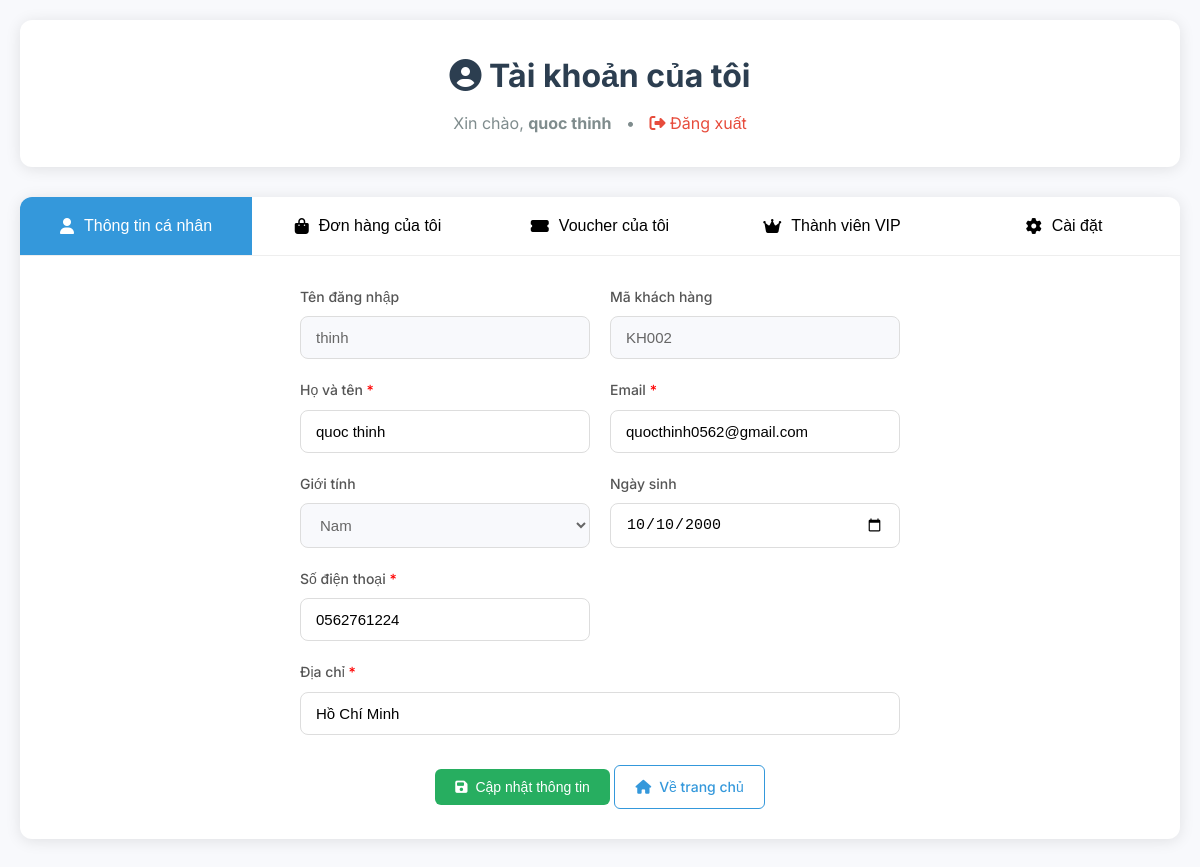
The app's page /view/profile.php (signed in) with its own data.
### tables this page shows
CREATE TABLE `taikhoan` (
  `ID` int(11) NOT NULL,
  `MATK` varchar(10) NOT NULL,
  `TENDANGNHAP` varchar(50) DEFAULT NULL,
  `MATKHAU` varchar(255) DEFAULT NULL,
  `MAKH` varchar(10) NOT NULL,
  `VAITRO` varchar(20) DEFAULT 'user'
);

CREATE TABLE `khachhang` (
  `ID` int(11) NOT NULL,
  `MAKH` varchar(10) NOT NULL,
  `TENKH` varchar(100) DEFAULT NULL,
  `GIOITINH` varchar(10) DEFAULT NULL,
  `NGAYSINH` date DEFAULT NULL,
  `DIACHI` varchar(500) DEFAULT NULL,
  `SDT` varchar(15) DEFAULT NULL,
  `EMAIL` varchar(100) DEFAULT NULL
);

### view/profile.php (the view, shortened to what this page needs)
<?php
$db = new Database();
$conn = $db->getConnection();
$username = $_SESSION['username'];
$stmt = $conn->prepare("SELECT t.TENDANGNHAP, t.MAKH, k.TENKH, k.EMAIL, k.GIOITINH, k.NGAYSINH, k.DIACHI, k.SDT
    FROM taikhoan t
    JOIN khachhang k ON t.MAKH = k.MAKH
    WHERE t.TENDANGNHAP = ?");
$stmt->execute([$username]);
$userInfo = $stmt->fetch(PDO::FETCH_ASSOC);
$currentTab = $_GET['tab'] ?? 'profile';
?>
<!DOCTYPE html>
<html lang="vi">
<head>
    <link rel="stylesheet" href="https://cdnjs.cloudflare.com/ajax/libs/font-awesome/6.5.0/css/all.min.css">
    <link href="https://cdn.jsdelivr.net/npm/bootstrap-icons@1.11.1/font/bootstrap-icons.css" rel="stylesheet">
</head>
<body>
    <div class="container">
        <div class="profile-header">
            <h1><i class="fas fa-user-circle"></i> Tài khoản của tôi</h1>
            <div class="user-info">
                Xin chào, <strong><?php echo htmlspecialchars($userInfo['TENKH']); ?></strong>
                <span style="margin: 0 10px;">•</span>
                <a href="/web_3/view/logout.php" style="color: #e74c3c; text-decoration: none;">
                    <i class="fas fa-sign-out-alt"></i> Đăng xuất
                </a>
            </div>
        </div>
        <div class="tabs">
            <div class="tab-nav">
                <button class="tab-btn <?php echo $currentTab === 'profile' ? 'active' : ''; ?>" onclick="switchTab('profile')">
                    <i class="fas fa-user"></i> Thông tin cá nhân
                </button>
                <button class="tab-btn <?php echo $currentTab === 'orders' ? 'active' : ''; ?>" onclick="switchTab('orders')">
                    <i class="fas fa-shopping-bag"></i> Đơn hàng của tôi
                </button>
                <button class="tab-btn <?php echo $currentTab === 'vouchers' ? 'active' : ''; ?>" onclick="switchTab('vouchers')">
                    <i class="fas fa-ticket-alt"></i> Voucher của tôi
                </button>
                <button class="tab-btn <?php echo $currentTab === 'membership' ? 'active' : ''; ?>" onclick="switchTab('membership')">
                    <i class="fas fa-crown"></i> Thành viên VIP
                </button>
                <button class="tab-btn <?php echo $currentTab === 'settings' ? 'active' : ''; ?>" onclick="switchTab('settings')">
                    <i class="fas fa-cog"></i> Cài đặt
                </button>
            </div>            <div class="tab-content">
                <div class="tab-pane <?php echo $currentTab === 'profile' ? 'active' : ''; ?>" id="profile-tab">
                    <form method="POST" class="profile-form">
                        <div class="form-row">
                            <div class="form-group">
                                <label class="form-label">Tên đăng nhập</label>
                                <input type="text" class="form-control" value="<?php echo htmlspecialchars($userInfo['TENDANGNHAP']); ?>" readonly>
                            </div>
                            <div class="form-group">
                                <label class="form-label">Mã khách hàng</label>
                                <input type="text" class="form-control" value="<?php echo htmlspecialchars($userInfo['MAKH']); ?>" readonly>
                            </div>
                        </div>
                        <div class="form-row">
                            <div class="form-group">
                                <label class="form-label">Họ và tên <span style="color: red;">*</span></label>
                                <input type="text" name="TENKH" class="form-control" value="<?php echo htmlspecialchars($userInfo['TENKH']); ?>" required>
                            </div>
                            <div class="form-group">
                                <label class="form-label">Email <span style="color: red;">*</span></label>
                                <input type="email" name="EMAIL" class="form-control" value="<?php echo htmlspecialchars($userInfo['EMAIL']); ?>" required>
                            </div>
                        </div>
                        <div class="form-row">
                            <div class="form-group">
                                <label class="form-label">Giới tính</label>
                                <select name="GIOITINH" class="form-control">
<option value="Nam" <?php if ($userInfo['GIOITINH'] == 'Nam') echo 'selected'; ?>>Nam</option>
                                </select>
                            </div>
                            <div class="form-group">
                                <label class="form-label">Ngày sinh</label>
                                <input type="date" name="NGAYSINH" class="form-control" value="<?php echo htmlspecialchars($userInfo['NGAYSINH']); ?>">
                            </div>
                        </div>
                        <div class="form-row">
                            <div class="form-group">
                                <label class="form-label">Số điện thoại <span style="color: red;">*</span></label>
                                <input type="tel" name="SDT" class="form-control" value="<?php echo htmlspecialchars($userInfo['SDT']); ?>" required>
                            </div>
                            <div class="form-group full-width">
                                <label class="form-label">Địa chỉ <span style="color: red;">*</span></label>
                                <input type="text" name="DIACHI" class="form-control" value="<?php echo htmlspecialchars($userInfo['DIACHI']); ?>" required>
                            </div>
                        </div>
                        <div style="text-align: center; margin-top: 30px;">
                            <button type="submit" class="btn btn-success">
                                <i class="fas fa-save"></i> Cập nhật thông tin
                            </button>
                            <a href="/web_3/index.php" class="btn btn-outline">
                                <i class="fas fa-home"></i> Về trang chủ
                            </a>
                        </div>
                    </form>
                </div>
            </div>
        </div>
    </div>
</body>
</html>

### view/profile.php (style rules this page uses)
* { box-sizing: border-box; margin: 0; padding: 0; }
body { font-family: 'Inter', sans-serif; background: #f8f9fc; line-height: 1.6; }
.container { max-width: 1200px; margin: 0 auto; padding: 20px; }
.profile-header { background: white; padding: 30px; border-radius: 12px; box-shadow: 0 2px 15px rgba(0,0,0,0.1); margin-bottom: 30px; text-align: center; }
.profile-header h1 { color: #2c3e50; font-size: 32px; font-weight: 700; margin-bottom: 10px; }
.profile-header .user-info { color: #7f8c8d; font-size: 16px; }
.tabs { background: white; border-radius: 12px; box-shadow: 0 2px 15px rgba(0,0,0,0.1); margin-bottom: 30px; overflow: hidden; }
.tab-nav { display: flex; border-bottom: 1px solid #eee; }
.tab-btn { flex: 1; padding: 20px; background: none; border: none; font-size: 16px; font-weight: 500; cursor: pointer; transition: all 0.3s; display: flex; align-items: center; justify-content: center; gap: 10px; }
.tab-btn.active { background: #3498db; color: white; }
.tab-content { padding: 30px; }
.tab-pane { display: none; }
.tab-pane.active { display: block; }
.profile-form { max-width: 600px; margin: 0 auto; }
.form-row { display: grid; grid-template-columns: 1fr 1fr; gap: 20px; margin-bottom: 20px; }
.form-group { display: flex; flex-direction: column; }
.form-group.full-width { grid-column: 1 / -1; }
.form-label { font-weight: 500; margin-bottom: 8px; color: #555; font-size: 14px; }
.form-control { padding: 12px 15px; border: 1px solid #ddd; border-radius: 8px; font-size: 15px; }
.form-control:read-only { background: #f8f9fc; color: #666; }
.btn { padding: 10px 20px; border: none; border-radius: 6px; cursor: pointer; font-size: 14px; font-weight: 500; text-decoration: none; display: inline-flex; align-items: center; gap: 8px; transition: all 0.3s; }
.btn-success { background: #27ae60; color: white; }
.btn-outline { background: white; color: #3498db; border: 1px solid #3498db; }

### records on screen
taikhoan: khachhang.TENKH "quoc thinh", TENDANGNHAP "thinh", MAKH "KH002", TENKH "quoc thinh", EMAIL "quocthinh0562@gmail.com", NGAYSINH "10/10/2000", SDT "0562761224", DIACHI "Hồ Chí Minh"
khachhang: GIOITINH "Nam"
